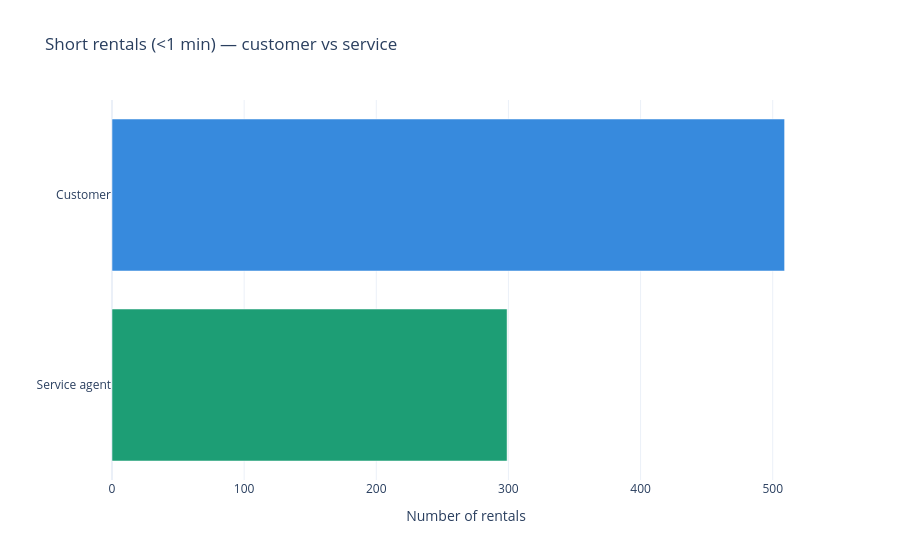

Notebook cell for this chart:
### Code cell
# Chart 2 — short rentals breakdown
short = df_clean[df_clean['duration_min'] < 1]
short_counts = short['SERVICERENTAL'].map({True: 'Service agent', False: 'Customer'}) \
                                     .value_counts().reset_index()
short_counts.columns = ['type', 'count']

fig2 = px.bar(
    short_counts,
    x='count',
    y='type',
    orientation='h',
    title='Short rentals (<1 min) — customer vs service',
    labels={'count': 'Number of rentals', 'type': ''},
    color='type',
    color_discrete_map={'Customer': '#378ADD', 'Service agent': '#1D9E75'},
    template='plotly_white'
)
fig2.update_layout(showlegend=False)
fig2.show()

### Figure 1 — Plotly figure (JSON) as saved in the notebook; plotly's stock layout.template omitted (floating-point values rounded to 4 significant figures)
{"data": [{"alignmentgroup": "True", "hovertemplate": "=%{y}<br>Number of rentals=%{x}<extra></extra>", "legendgroup": "Customer", "marker": {"color": "#378ADD", "pattern": {"shape": ""}}, "name": "Customer", "offsetgroup": "Customer", "orientation": "h", "showlegend": true, "textposition": "auto", "type": "bar", "x": [509], "xaxis": "x", "y": ["Customer"], "yaxis": "y"}, {"alignmentgroup": "True", "hovertemplate": "=%{y}<br>Number of rentals=%{x}<extra></extra>", "legendgroup": "Service agent", "marker": {"color": "#1D9E75", "pattern": {"shape": ""}}, "name": "Service agent", "offsetgroup": "Service agent", "orientation": "h", "showlegend": true, "textposition": "auto", "type": "bar", "x": [299], "xaxis": "x", "y": ["Service agent"], "yaxis": "y"}], "layout": {"barmode": "relative", "legend": {"title": {"text": ""}, "tracegroupgap": 0}, "showlegend": false, "title": {"text": "Short rentals (<1 min) — customer vs service"}, "xaxis": {"anchor": "y", "domain": [0, 1], "title": {"text": "Number of rentals"}}, "yaxis": {"anchor": "x", "categoryarray": ["Service agent", "Customer"], "categoryorder": "array", "domain": [0, 1], "title": {"text": ""}}}}
